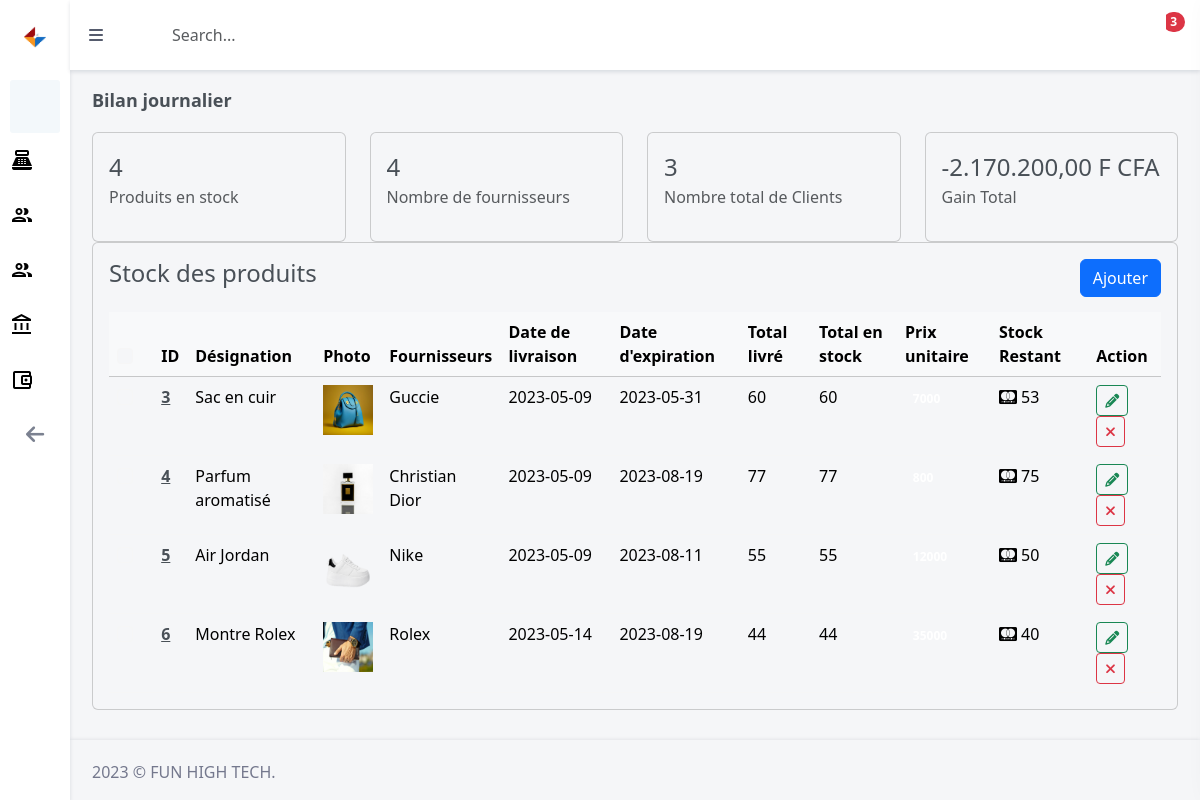
Page /application/index.php (signed in) on the committed database.
### tables this page shows
CREATE TABLE `stocks` (
  `id` int(11) NOT NULL,
  `designation` varchar(255) NOT NULL,
  `photo` varchar(255) NOT NULL,
  `fournisseur_id` int(11) NOT NULL,
  `date_livraison` date NOT NULL,
  `date_exp` date NOT NULL,
  `total_livre` varchar(255) NOT NULL,
  `total_stock` varchar(255) NOT NULL,
  `prix_unitaire` varchar(255) NOT NULL,
  `stock_rest` varchar(255) NOT NULL
);

CREATE TABLE `fournisseurs` (
  `id` int(11) NOT NULL,
  `nom` varchar(255) NOT NULL,
  `contacte` varchar(255) NOT NULL,
  `email` varchar(255) NOT NULL,
  `produit_fournit` varchar(255) NOT NULL
);

### functions/functions.php (called while the page is built, shortened)
<?php
include_once('../includes/connect.php');
function count_stocks() {
    global $con;
    $query = "Select count(distinct designation) as total_stock from `stocks`";
    $execute = mysqli_query($con, $query);
    $check = mysqli_num_rows($execute);
    if($check > 0) {
        $row = mysqli_fetch_assoc($execute);
        $total_stock = $row['total_stock'];
        return $total_stock;
    }
}
function count_client() {
    global $con;
    $query = "Select count(*) as total_client from `clients`";
    $execute = mysqli_query($con, $query);
    $check = mysqli_num_rows($execute);
    if($check > 0) {
        $row = mysqli_fetch_assoc($execute);
        $total_client = $row['total_client'];
        return $total_client;
    }
}
function count_fournisseur() {
    global $con;
    $query = "Select count(*) as total_fournisseur from `fournisseurs`";
    $execute = mysqli_query($con, $query);
    $check = mysqli_num_rows($execute);
    if($check > 0) {
        $row = mysqli_fetch_assoc($execute);
        $total_fournisseur = $row['total_fournisseur'];
        return $total_fournisseur;
    }
}
function gain_total() {
    global $con;
    $total_sortie = 0;
    $total_entree = 0;
    $query = "Select * from `entrees`";
    $execute = mysqli_query($con, $query);
    $check = mysqli_num_rows($execute);
    if($check > 0) {
        while($row = mysqli_fetch_assoc($execute)) {
        $produit = $row['produit'];
        $quantite = $row['quantite'];
        $select = "Select * from `ventes` where nom_produit='$produit'";
        $result = mysqli_query($con, $select);
        $rox = mysqli_fetch_assoc($result);
        $prix_unitaire = $rox['prix_unitaire'];
        $prix_total_entree_unitaire = $prix_unitaire * $quantite;
        $total_entree += $prix_total_entree_unitaire;
        }
    }
    $query = "Select * from `sorties`";
    $execute = mysqli_query($con, $query);
    $check = mysqli_num_rows($execute);
    if($check > 0) {
        while($row = mysqli_fetch_assoc($execute)) {
        $produit = $row['produit'];
        $fournisseur = $row['fournisseur_id'];
        $quantite = $row['quantite'];
            $select = "Select * from `stocks` where designation='$produit' and fournisseur_id=$fournisseur";
            $result = mysqli_query($con, $select);
            $rox = mysqli_fetch_assoc($result);
                $prix_unitaire = $rox['prix_unitaire'];
                $prix_total_sortie_unitaire = $prix_unitaire * $quantite;
                $total_sortie += $prix_total_sortie_unitaire;
            }
        }
        $gain = $total_entree - $total_sortie;
        $resultat_formate = number_format($gain, 2, ',', '.');
        return $resultat_formate;
}
?>

### application/index.php (the view, shortened to what this page needs)
<?php
include "header.php";
?>
            <div class="main-content">
                <div class="page-content">
                    <div class="container-fluid">
                        <div class="row">
                            <div class="col-12">
                                <div class="page-title-box d-flex align-items-center justify-content-between">
                                    <h4 class="mb-0">Bilan journalier</h4>
                                </div>
                            </div>
                        </div>
                        <div class="row">
                            <div class="col-md-6 col-xl-3">
                                <div class="card">
                                    <div class="card-body">
                                        <div>
                                            <h4 class="mb-1 mt-1"><?= count_stocks() ?></h4>
                                            <p class="text-muted mb-0">Produits en stock</p>
                                        </div>
                                    </div>
                                </div>
                            </div>
                            <div class="col-md-6 col-xl-3">
                                <div class="card">
                                    <div class="card-body">
                                        <div>
                                            <h4 class="mb-1 mt-1"><?= count_fournisseur() ?></h4>
                                            <p class="text-muted mb-0">Nombre de fournisseurs</p>
                                        </div>
                                    </div>
                                </div>
                            </div>
                            <div class="col-md-6 col-xl-3">
                                <div class="card">
                                    <div class="card-body">
                                        <div>
                                            <h4 class="mb-1 mt-1"><?= count_client() ?></h4>
                                            <p class="text-muted mb-0">Nombre total de Clients</p>
                                        </div>
                                    </div>
                                </div>
                            </div>
                            <div class="col-md-6 col-xl-3">
                                <div class="card">
                                    <div class="card-body">
                                        <div>
                                            <h4 class="mb-1 mt-1"><?= gain_total() ?> F CFA</h4>
                                            <p class="text-muted mb-0">Gain Total</p>
                                        </div>
                                    </div>
                                </div>
                            </div>
                        </div>
                        <div id="update_content"  class="row">
                            <div class="col-lg-12">
                                <div class="card">
                                    <div class="card-body">
                                        <div class="d-flex justify-content-between">
                                        <h4 class="card-title mb-4">Stock des produits</h4>
                                        <a href="ajoutstock.php"><button class="btn btn-primary">Ajouter</button></a>
                                       </div>
                                        <div class="table-responsive" >
                                            <table class="table table-centered table-nowrap mb-0">
                                                <thead class="table-light">
                                                    <tr>
                                                        <th style="width: 20px;">
                                                            <div class="form-check font-size-16">
                                                                <input type="checkbox" class="form-check-input" id="customCheck1">
                                                                <label class="form-check-label" for="customCheck1">&nbsp;</label>
                                                            </div>
                                                        </th>
                                                        <th>ID</th>
                                                        <th>Désignation</th>
                                                        <th>Photo</th>
                                                        <th>Fournisseurs</th>
                                                        <th>Date de livraison</th>
                                                        <th>Date d'expiration</th>
                                                        <th>Total livré</th>
                                                        <th>Total en stock</th>
                                                        <th>Prix unitaire</th>
                                                        <th>Stock Restant</th>
                                                        <th>Action</th>
                                                    </tr>
                                                </thead>
                                                <tbody>
                                                    <?php
                                                        global $con;
                                                        $select_query = "Select * from `stocks`";
                                                        $result_query = mysqli_query($con, $select_query);
                                                        while($row = mysqli_fetch_assoc($result_query)) {
                                                            $id = $row['id'];
                                                            $designation = $row['designation'];
                                                            $photo = $row['photo'];
                                                            $fournisseur = $row['fournisseur_id'];
                                                            $date_livraison = $row['date_livraison'];
                                                            $date_exp = $row['date_exp'];
                                                            $total_livre = $row['total_livre'];
                                                            $prix_unitaire = $row['prix_unitaire'];
                                                            $query = "Select * from `stocks` where designation='$designation' and fournisseur_id=$fournisseur order by id desc LIMIT 1";
                                                            $execute = mysqli_query($con, $query);
                                                            $data = mysqli_fetch_assoc($execute);
                                                            $total_stock = $data['total_stock'];
                                                            $stock_rest = $data['stock_rest'];
                                                                $select_fournisseur = "Select * from `fournisseurs` where id=$fournisseur";
                                                                $execute2 = mysqli_query($con, $select_fournisseur);
                                                                $row = mysqli_fetch_assoc($execute2);
                                                                $nom = $row['nom'];
                                                    ?>
                                                    <tr data-id="<?= $id ?>">
                                                        <td>
                                                            <div class="form-check font-size-16">
                                                                <input type="checkbox" class="form-check-input" id="customCheck2">
                                                                <label class="form-check-label" for="customCheck2">&nbsp;</label>
                                                            </div>
                                                        </td>
                                                        <td><a href="javascript: void(0);" class="text-body fw-bold stock_id"><?= $id ?></a> </td>
                                                        <td class="designation_stock"><?= $designation ?></td>
                                                        <td>
                                                            <div class="image" style="width: 50px;">
                                                                <img style="width: 100%;" src="<?= $photo ?>" alt="">
                                                            </div>
                                                        </td>
                                                        <td class="nom_stock"><?= $nom ?></td>
                                                        <td class="date_livraison_stock">
                                                            <?= $date_livraison ?>
                                                        </td>
                                                        <td class="date_exp_stock">
                                                            <?= $date_exp ?>
                                                        </td>
                                                        <td class="total_livre_stock"><?= $total_livre ?></td>
                                                          <td class="total_stock">
                                                            <?= $total_stock ?>
                                                        </td>
                                                        <td>
                                                            <span class="badge rounded-pill bg-soft-success font-size-12 prix_unitaire_stock"><?= $prix_unitaire ?></span>
                                                        </td>
                                                        <td class="stock_rest">
                                                            <i class="fab fa-cc-mastercard me-1"></i><?= $stock_rest ?>
                                                        </td>
                                                        <td>
                                                            <a class="btn btn-outline-success btn-sm waves-light update-stock" title="Modifier"  data-bs-toggle="modal" data-bs-target=".bs-example-modal-center">
                                                                <i class="fas fa-pencil-alt"></i>
                                                            </a>
                                                            <a class="btn btn-outline-danger btn-sm edit delete-stock" title="Supprimer">
                                                                <i class="fas fa-times"></i>
                                                            </a>
                                                        </td>
                                                    </tr>
                                                    <?php } ?>
                                                </tbody>
                                            </table>
                                        </div>
                                    </div>
                                </div>
                            </div>
                        </div>
                    </div>
                </div>
<?php
include "footer.php";
?>

### rows in the picture
stocks: id "3", designation "Sac en cuir", photo (picture), fournisseur.nom "Guccie", date_livraison "2023-05-09", date_exp "2023-05-31", total_livre "60", total_stock "60", stock_rest "53"
stocks: id "4", designation "Parfum aromatisé", photo (picture), fournisseur.nom "Christian Dior", date_livraison "2023-05-09", date_exp "2023-08-19", total_livre "77", total_stock "77", stock_rest "75"
stocks: id "5", designation "Air Jordan", photo (picture), fournisseur.nom "Nike", date_livraison "2023-05-09", date_exp "2023-08-11", total_livre "55", total_stock "55", stock_rest "50"
stocks: id "6", designation "Montre Rolex", photo (picture), fournisseur.nom "Rolex", date_livraison "2023-05-14", date_exp "2023-08-19", total_livre "44", total_stock "44", stock_rest "40"

### other values in the picture
count_stocks() "4"
count_fournisseur() "4"
count_client() "3"
gain_total() "-2.170.200,00"
